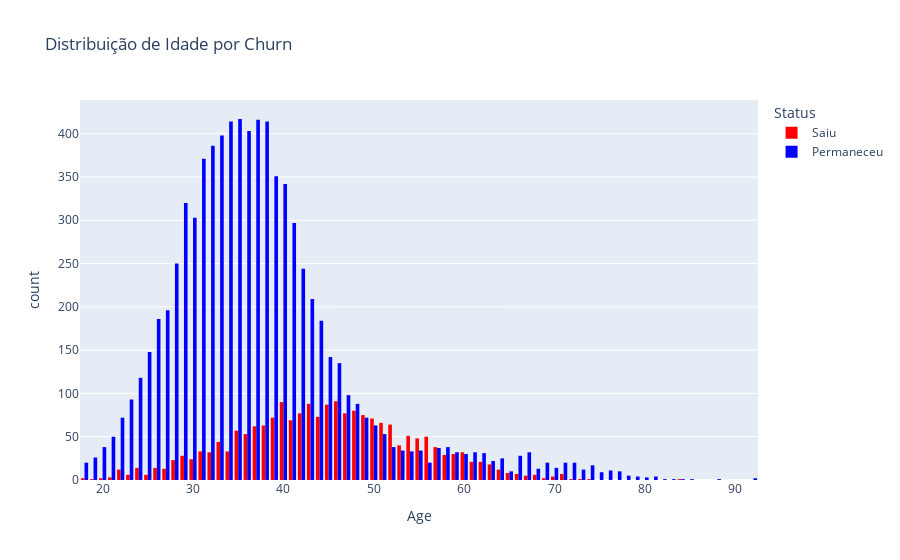

Notebook source saved alongside this figure:
### Code cell
import plotly.express as px

# Criando o histograma com o mapeamento de cores
fig = px.histogram(df, x='Age', color='Exited', 
                   barmode='group', 
                   title='Distribuição de Idade por Churn',
                   # Mapeando 0 para azul e 1 para vermelho
                   color_discrete_map={0: 'blue', 1: 'red'})

# Opcional: Melhorar a legenda para ficar mais claro
fig.update_layout(legend_title_text='Status')
newnames = {'0':'Permaneceu', '1': 'Saiu'}
fig.for_each_trace(lambda t: t.update(name = newnames.get(t.name, t.name)))

fig.show()

### Figure 1 — Plotly figure (JSON) as saved in the notebook; plotly's stock layout.template omitted (floating-point values rounded to 4 significant figures; data arrays with more than 128 entries replaced by an {"elided": "..."} marker saying what was removed)
{"data": [{"alignmentgroup": "True", "bingroup": "x", "hovertemplate": "Exited=1<br>Age=%{x}<br>count=%{y}<extra></extra>", "legendgroup": "1", "marker": {"color": "red", "pattern": {"shape": ""}}, "name": "Saiu", "offsetgroup": "1", "orientation": "v", "showlegend": true, "type": "histogram", "x": {"elided": "2038 int values"}, "xaxis": "x", "yaxis": "y"}, {"alignmentgroup": "True", "bingroup": "x", "hovertemplate": "Exited=0<br>Age=%{x}<br>count=%{y}<extra></extra>", "legendgroup": "0", "marker": {"color": "blue", "pattern": {"shape": ""}}, "name": "Permaneceu", "offsetgroup": "0", "orientation": "v", "showlegend": true, "type": "histogram", "x": {"elided": "7962 int values"}, "xaxis": "x", "yaxis": "y"}], "layout": {"barmode": "group", "legend": {"title": {"text": "Status"}, "tracegroupgap": 0}, "title": {"text": "Distribuição de Idade por Churn"}, "xaxis": {"anchor": "y", "domain": [0, 1], "title": {"text": "Age"}}, "yaxis": {"anchor": "x", "domain": [0, 1], "title": {"text": "count"}}}}
